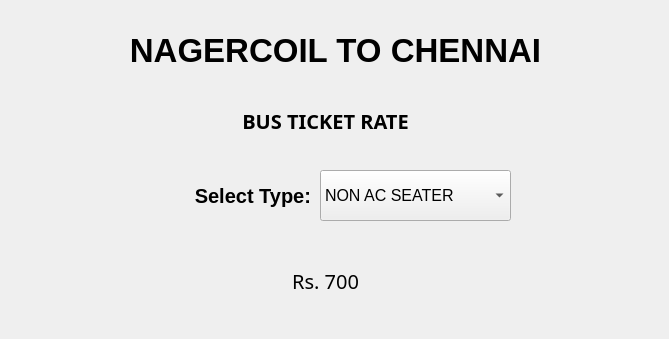
<?xml version="1.0" encoding="UTF-8"?>
<ui version="4.0">
 <class>form1</class>
 <widget class="QWidget" name="form1">
  <property name="geometry">
   <rect>
    <x>0</x>
    <y>0</y>
    <width>669</width>
    <height>339</height>
   </rect>
  </property>
  <property name="windowTitle">
   <string>Add item to Combobox</string>
  </property>
  <widget class="QLabel" name="l1">
   <property name="geometry">
    <rect>
     <x>0</x>
     <y>20</y>
     <width>671</width>
     <height>61</height>
    </rect>
   </property>
   <property name="font">
    <font>
     <pointsize>25</pointsize>
     <weight>75</weight>
     <bold>true</bold>
     <underline>false</underline>
    </font>
   </property>
   <property name="text">
    <string>NAGERCOIL TO CHENNAI</string>
   </property>
   <property name="alignment">
    <set>Qt::AlignCenter</set>
   </property>
  </widget>
  <widget class="QLabel" name="l2">
   <property name="geometry">
    <rect>
     <x>140</x>
     <y>100</y>
     <width>371</width>
     <height>41</height>
    </rect>
   </property>
   <property name="font">
    <font>
     <family>Arial Black</family>
     <pointsize>15</pointsize>
     <weight>75</weight>
     <bold>true</bold>
    </font>
   </property>
   <property name="text">
    <string>BUS TICKET RATE</string>
   </property>
   <property name="alignment">
    <set>Qt::AlignCenter</set>
   </property>
  </widget>
  <widget class="QLabel" name="l3">
   <property name="geometry">
    <rect>
     <x>140</x>
     <y>170</y>
     <width>171</width>
     <height>51</height>
    </rect>
   </property>
   <property name="font">
    <font>
     <family>MS Shell Dlg 2</family>
     <pointsize>15</pointsize>
     <weight>75</weight>
     <bold>true</bold>
    </font>
   </property>
   <property name="text">
    <string>Select Type:</string>
   </property>
   <property name="alignment">
    <set>Qt::AlignRight|Qt::AlignTrailing|Qt::AlignVCenter</set>
   </property>
  </widget>
  <widget class="QComboBox" name="cb1">
   <property name="geometry">
    <rect>
     <x>320</x>
     <y>170</y>
     <width>191</width>
     <height>51</height>
    </rect>
   </property>
   <property name="font">
    <font>
     <pointsize>12</pointsize>
     <weight>50</weight>
     <bold>false</bold>
    </font>
   </property>
   <item>
    <property name="text">
     <string>NON AC SEATER</string>
    </property>
   </item>
   <item>
    <property name="text">
     <string>AC SEATER</string>
    </property>
   </item>
   <item>
    <property name="text">
     <string>NON AC SLEEPER</string>
    </property>
   </item>
   <item>
    <property name="text">
     <string>AC SLEEPER</string>
    </property>
   </item>
  </widget>
  <widget class="QLabel" name="l4">
   <property name="geometry">
    <rect>
     <x>220</x>
     <y>260</y>
     <width>211</width>
     <height>41</height>
    </rect>
   </property>
   <property name="font">
    <font>
     <family>Arial Black</family>
     <pointsize>15</pointsize>
    </font>
   </property>
   <property name="text">
    <string>Rs. 700</string>
   </property>
   <property name="alignment">
    <set>Qt::AlignCenter</set>
   </property>
  </widget>
 </widget>
 <resources/>
 <connections/>
</ui>
